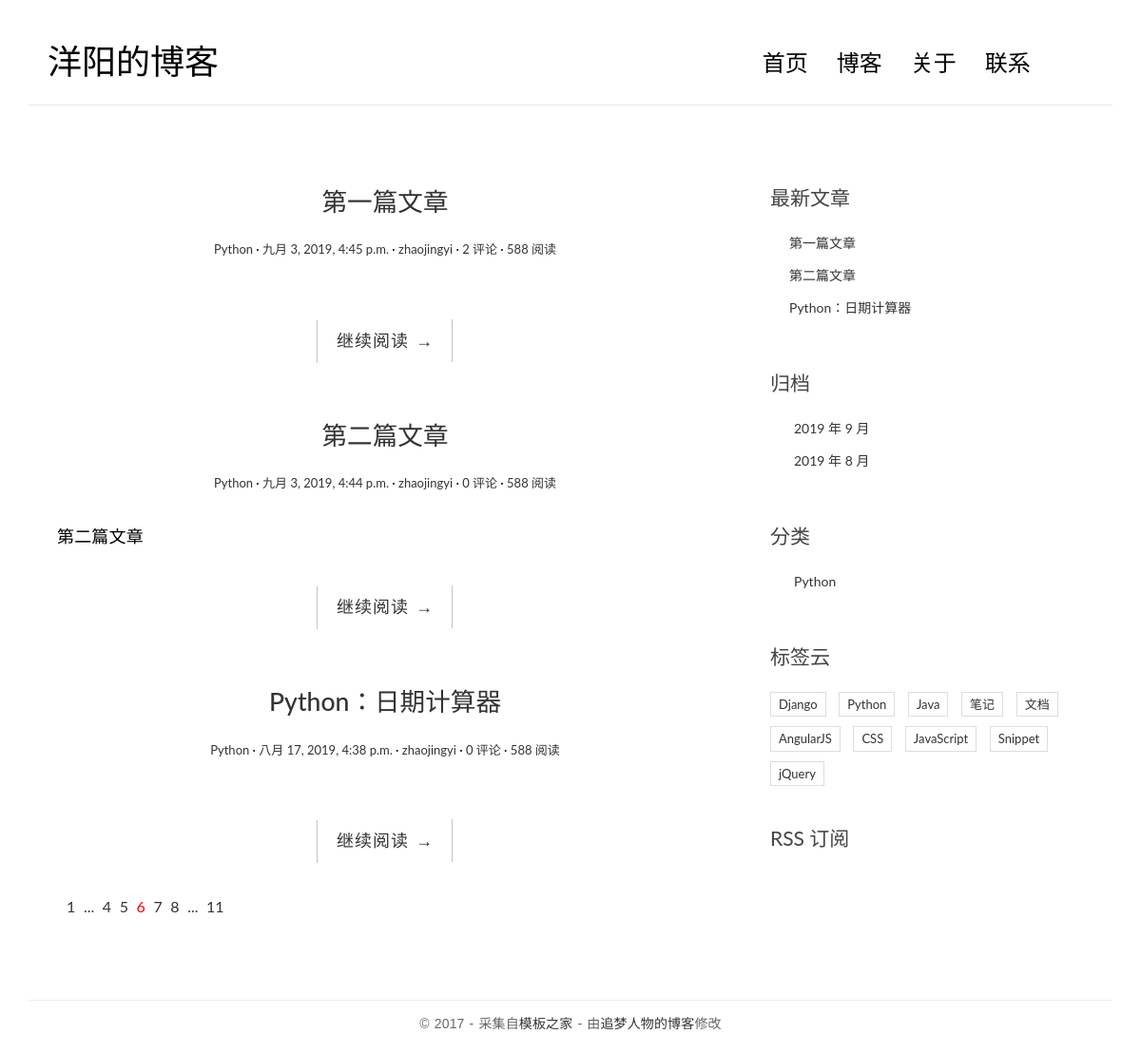
The page / on the database its author committed.
### blog/models.py (models this page shows, shortened)
@python_2_unicode_compatible
class Post(models.Model):
    title = models.CharField(max_length=70)
    body = models.TextField()
    created_time = models.DateTimeField()
    modified_time = models.DateTimeField()
    excerpt = models.CharField(max_length=200, blank=True)
    category = models.ForeignKey(Category, on_delete=models.CASCADE)
    tags = models.ManyToManyField(Tag, blank=True)
    author = models.ForeignKey(User, on_delete=models.CASCADE)
    def get_absolute_url(self):
        return reverse('blog:detail', kwargs={'pk': self.pk})
    class Meta:
        ordering = ['-created_time']

@python_2_unicode_compatible
class Category(models.Model):
    name = models.CharField(max_length=100)

### blog/views.py (the view)
# urls.py: url(r'^$', views.index, name='index'),
def index(request):
    post_list = Post.objects.all().order_by('-created_time')
    return render(request, 'blog/index.html', context={'post_list': post_list})

### blog/templatetags/blog_tags.py (called while the page is built)
@register.simple_tag
def get_recent_posts(num=5):
    return Post.objects.all().order_by('-created_time')[:num]

@register.simple_tag
def archives():
    return Post.objects.dates('created_time', 'month', order='DESC')

@register.simple_tag
def get_categories():
    return Category.objects.all()

### templates/blog/index.html
﻿{% extends 'base.html' %}
{% block main %}
    {% for post in post_list %}
        <article class="post post-{{ post.pk }}">
            <header class="entry-header">
                <h1 class="entry-title">
                    <a href="{{ post.get_absolute_url }}">{{ post.title }}</a>
                </h1>
                <div class="entry-meta">
                    <span class="post-category"><a href="#">{{ post.category.name }}</a></span>
                    <span class="post-date"><a href="#"><time class="entry-date"
                                                              datetime="{{ post.created_time }}">{{ post.created_time }}</time></a></span>
                    <span class="post-author"><a href="#">{{ post.author }}</a></span>
                    <span class="comments-link"><a href="#">{{ post.comment_set.count }} 评论</a></span>
                    <span class="views-count"><a href="#">588 阅读</a></span>
                </div>
            </header>
            <div class="entry-content clearfix">
                <p>{{ post.excerpt }}</p>
                <div class="read-more cl-effect-14">
                    <a href="{{ post.get_absolute_url }}" class="more-link">继续阅读 <span class="meta-nav">→</span></a>
                </div>
            </div>
        </article>
    {% empty %}
        <div class="no-post">暂时还没有发布的文章！</div>
    {% endfor %}
    <div class="pagination">
        <ul>
            <li><a href="">1</a></li>
            <li><a href="">...</a></li>
            <li><a href="">4</a></li>
            <li><a href="">5</a></li>
            <li class="current"><a href="">6</a></li>
            <li><a href="">7</a></li>
            <li><a href="">8</a></li>
            <li><a href="">...</a></li>
            <li><a href="">11</a></li>
        </ul>
    </div>
{% endblock main %}

### templates/base.html (shortened to what this page needs)
﻿{% load staticfiles %}
{% load blog_tags %}
<!DOCTYPE html>
<html>
<head>
    <link rel="stylesheet" href="http://code.ionicframework.com/ionicons/2.0.1/css/ionicons.min.css">
    <link rel="stylesheet" href="{% static 'blog/css/bootstrap.min.css' %}">
    <link rel="stylesheet" href="{% static 'blog/css/pace.css' %}">
    <link rel="stylesheet" href="{% static 'blog/css/custom.css' %}">
    <link rel="stylesheet" href="{% static 'blog/css/highlights/github.css' %}">
</head>
<body>
<div class="container">
    <header id="site-header">
        <div class="row">
            <div class="col-md-4 col-sm-5 col-xs-8">
                <div class="logo">
                    <h1><a href="{% url 'blog:index' %}"><b>洋阳</b>的博客</a></h1>
                </div>
            </div>
            <div class="col-md-8 col-sm-7 col-xs-4">
                <nav class="main-nav" role="navigation">
                    <div class="collapse navbar-collapse" id="bs-example-navbar-collapse-1">
                        <ul class="nav navbar-nav navbar-right">
                            <li class="cl-effect-11"><a href="{% url 'blog:index' %}" data-hover="首页">首页</a></li>
                            <li class="cl-effect-11"><a href="full-width.html" data-hover="博客">博客</a></li>
                            <li class="cl-effect-11"><a href="about.html" data-hover="关于">关于</a></li>
                            <li class="cl-effect-11"><a href="contact.html" data-hover="联系">联系</a></li>
                        </ul>
                    </div>
                </nav>
            </div>
        </div>
    </header>
</div>
<div class="content-body">
    <div class="container">
        <div class="row">
            <main class="col-md-8">
                {% block main %}
                {% endblock main %}
            </main>
            <aside class="col-md-4">
                <div class="widget widget-recent-posts">
                  <h3 class="widget-title">最新文章</h3>
                  {% get_recent_posts as recent_post_list %}
                  <ul>
                    {% for post in recent_post_list %}
                    <li>
                      <a href="{{ post.get_absolute_url }}">{{ post.title }}</a>
                    </li>
                    {% empty %}
                    暂无文章！
                    {% endfor %}
                  </ul>
                </div>
                <div class="widget widget-archives">
                  <h3 class="widget-title">归档</h3>
                  {% archives as date_list %}
                  <ul>
                    {% for date in date_list %}
                    <li>
                      <a href="{% url 'blog:archives' date.year date.month %}">
                          {{ date.year }} 年 {{ date.month }} 月
                      </a>
                    </li>
                    {% empty %}
                    暂无归档！
                    {% endfor %}
                  </ul>
                </div>
                <div class="widget widget-category">
                  <h3 class="widget-title">分类</h3>
                  {% get_categories as category_list %}
                  <ul>
                    {% for category in category_list %}
                    <li>
                      <a href="{% url 'blog:category' category.pk %}">{{ category.name }}</a>
                    </li>
                    {% empty %}
                    暂无分类！
                    {% endfor %}
                  </ul>
                </div>
                <div class="widget widget-tag-cloud">
                    <h3 class="widget-title">标签云</h3>
                    <ul>
                        <li>
                            <a href="#">Django</a>
                        </li>
                        <li>
                            <a href="#">Python</a>
                        </li>
                        <li>
                            <a href="#">Java</a>
                        </li>
                        <li>
                            <a href="#">笔记</a>
                        </li>
                        <li>
                            <a href="#">文档</a>
                        </li>
                        <li>
                            <a href="#">AngularJS</a>
                        </li>
                        <li>
                            <a href="#">CSS</a>
                        </li>
                        <li>
                            <a href="#">JavaScript</a>
                        </li>
                        <li>
                            <a href="#">Snippet</a>
                        </li>
                        <li>
                            <a href="#">jQuery</a>
                        </li>
                    </ul>
                </div>
                <div class="rss">
                    <a href=""> RSS 订阅</a>
                </div>
            </aside>
        </div>
    </div>
</div>
<footer id="site-footer">
    <div class="container">
        <div class="row">
            <div class="col-md-12">
                <p class="copyright">&copy 2017 - 采集自<a href="http://www.cssmoban.com/"
                                                        target="_blank" title="模板之家">模板之家</a>
                    - 由<a href="http://zmrenwu.com/" title="网页模板" target="_blank">追梦人物的博客</a>修改
                </p>
            </div>
        </div>
    </div>
</footer>
</body>
</html>

### blog/static/blog/css/custom.css (style rules this page uses)
* { outline: none; }
h1, h2, h3, h4, h5, h6 { margin-top: 0; }
b { font-weight: 400; }
a { color: #333; }
body { color: #444; font-family: 'Lato', sans-serif; }
p { font-family: 'Ubuntu', sans-serif; font-weight: 400; word-spacing: 1px; letter-spacing: 0.01em; }
#site-header { background-color: #FFF; padding: 25px 20px; margin-bottom: 40px; border-bottom: 1px solid #e7e7e7; }
.logo h1 a { color: #000; }
.logo h1 { margin: 0; font-family: 'Lato', sans-serif; font-weight: 300; }
.main-nav { margin-top: 11px; max-width: 95%; }
.main-nav a { color: #000000 !important; padding: 0 0 5px 0 !important; margin-right: 30px; font-family: 'Lato', sans-serif; font-weight: 300; font-size: 24px; }
.cl-effect-11 a { padding: 10px 0; color: #0972b4; text-shadow: none; }
.cl-effect-11 a::before { position: absolute; top: 0; left: 0; overflow: hidden; padding: 0 0 5px 0 !important; max-width: 0; border-bottom: 1px solid #000; color: #000; content: attr(data-hover); white-space: nowrap; -webkit-transition: max-width 0.5s; -moz-transition: max-width 0.5s; transition: max-width 0.5s; }
.content-body { padding-bottom: 4em; }
.post { background: #fff; padding: 30px 30px 0; }
.entry-title { text-align: center; font-size: 1.9em; margin-bottom: 20px; line-height: 1.6; padding: 10px 20px 0; }
.entry-meta { text-align: center; color: #DDDDDD; font-size: 13px; margin-bottom: 30px; }
.entry-content { font-size: 18px; line-height: 1.9; font-weight: 300; color: #000; }
.post-category::after, .post-date::after, .post-author::after, .comments-link::after { content: ' ·'; color: #000; }
.read-more { font-family: 'Ubuntu', sans-serif; font-weight: 400; word-spacing: 1px; letter-spacing: 0.01em; text-align: center; margin-top: 20px; }
.cl-effect-14 a { padding: 0 20px; height: 45px; line-height: 45px; position: relative; display: inline-block; margin: 15px 25px; letter-spacing: 1px; font-weight: 400; text-shadow: 0 0 1px rgba(255, 255, 255, 0.3); }
.cl-effect-14 a::before, .cl-effect-14 a::after { position: absolute; width: 45px; height: 1px; background: #C3C3C3; content: ''; -webkit-transition: all 0.3s; -moz-transition: all 0.3s; transition: all 0.3s; pointer-events: none; }
.cl-effect-14 a::before { top: 0; left: 0; -webkit-transform: rotate(90deg); -moz-transform: rotate(90deg); transform: rotate(90deg); -webkit-transform-origin: 0 0; -moz-transform-origin: 0 0; transform-origin: 0 0; }
.cl-effect-14 a::after { right: 0; bottom: 0; -webkit-transform: rotate(90deg); -moz-transform: rotate(90deg); transform: rotate(90deg); -webkit-transform-origin: 100% 0; -moz-transform-origin: 100% 0; transform-origin: 100% 0; }
.widget { background: #fff; padding: 30px 0 0; }
.widget-title { font-size: 1.5em; margin-bottom: 20px; line-height: 1.6; padding: 10px 0 0; font-weight: 400; }
.widget-recent-posts ul { padding: 0; margin: 0; padding-left: 20px; }
.widget-recent-posts ul li { list-style-type: none; position: relative; line-height: 170%; margin-bottom: 10px; }
.widget-recent-posts ul li::before { content: '\f3d3'; font-family: "Ionicons"; position: absolute; left: -17px; top: 3px; font-size: 16px; color: #000; }
.widget-archives ul { padding: 0; margin: 0; padding-left: 25px; }
.widget-archives ul li { list-style-type: none; position: relative; line-height: 170%; margin-bottom: 10px; }
.widget-archives ul li::before { content: '\f3f3'; font-family: "Ionicons"; position: absolute; left: -25px; top: 1px; font-size: 16px; color: #000; }
.widget-category ul { padding: 0; margin: 0; padding-left: 25px; }
.widget-category ul li { list-style-type: none; position: relative; line-height: 170%; margin-bottom: 10px; }
.widget-category ul li::before { content: '\f3fe'; font-family: "Ionicons"; position: absolute; left: -25px; top: 1px; font-size: 18px; color: #000; }
.widget-tag-cloud ul { padding: 0; margin: 0; margin-right: -10px; }
.widget-tag-cloud ul li { list-style-type: none; font-size: 13px; display: inline-block; margin-right: 10px; margin-bottom: 10px; padding: 3px 8px; border: 1px solid #ddd; }
.rss { font-size: 21px; margin-top: 30px; }
.rss a { color: #444; }
#site-footer { padding-top: 10px; padding: 0 0 1.5em 0; }
.copyright { text-align: center; padding-top: 1em; margin: 0; border-top: 1px solid #eee; color: #666; }
.pagination ul { list-style: none; }
.pagination ul li { display: inline-block; font-size: 16px; margin-right: 5px; }
.current a { color: red; }

### rows shown on the page
Post: title "第一篇文章", category.name "Python", created_time "九月 3, 2019, 4:45 p.m.", author "zhaojingyi", comment_set.count "2"
Post: title "第二篇文章", category.name "Python", created_time "九月 3, 2019, 4:44 p.m.", author "zhaojingyi", comment_set.count "0", excerpt "第二篇文章"
Post: title "Python：日期计算器", category.name "Python", created_time "八月 17, 2019, 4:38 p.m.", author "zhaojingyi", comment_set.count "0"
Category: name "Python"

### other values the page prints
{{ date.year }} "2019" "2019"
{{ date.month }} "9" "8"
